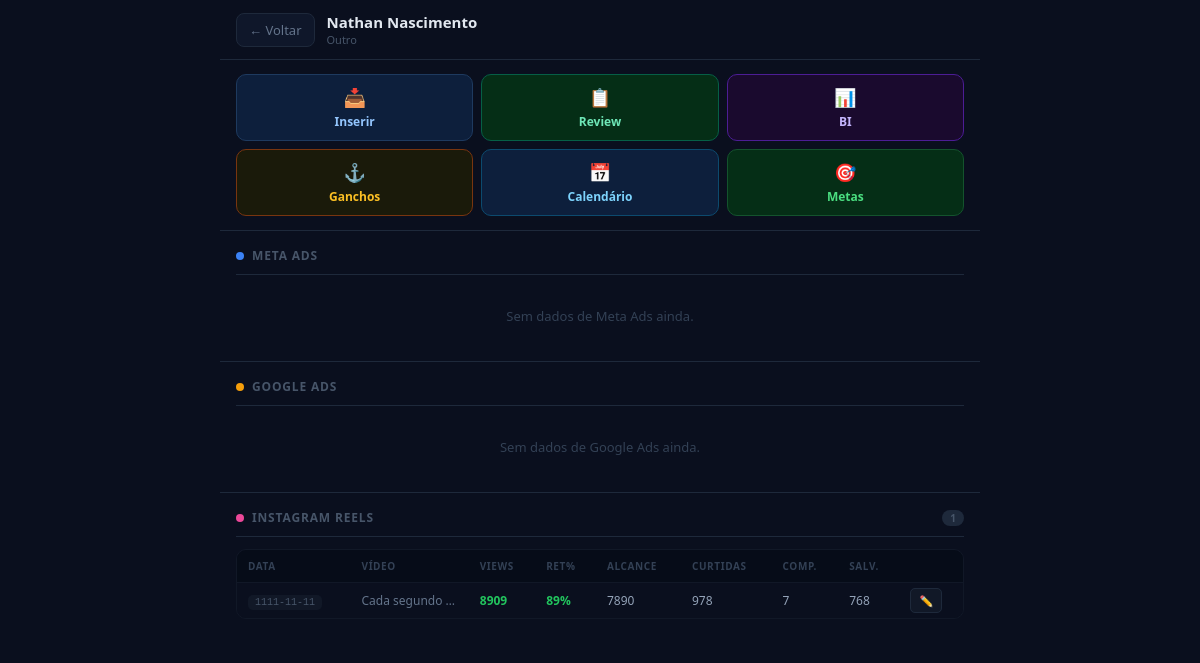
The page /cliente/1 (signed in) on the database its author committed.
### tables this page shows
CREATE TABLE clientes (id INTEGER PRIMARY KEY AUTOINCREMENT, nome VARCHAR(100), segmento VARCHAR(50), email VARCHAR(150));

CREATE TABLE metricas_reels (id INTEGER PRIMARY KEY AUTOINCREMENT, cliente_id INTEGER, data DATE, nome_video VARCHAR(100), views VARCHAR(10), retencao DECIMAL(5,2), alcance INTEGER, curtidas INTEGER, comentarios INTEGER, compartilhamentos INTEGER, salvamentos INTEGER);

### app.py (the view)
@app.route('/cliente/<int:id>')
def cliente(id):
    if not logado(): return redirect('/login')
    conn=sqlite3.connect('banco.db'); cur=conn.cursor()
    cur.execute('SELECT * FROM clientes WHERE id=?',(id,)); cliente=cur.fetchone()
    cur.execute('SELECT * FROM metricas_meta   WHERE cliente_id=? ORDER BY data DESC',(id,)); meta=cur.fetchall()
    cur.execute('SELECT * FROM metricas_google WHERE cliente_id=? ORDER BY data DESC',(id,)); google=cur.fetchall()
    cur.execute('SELECT * FROM metricas_reels  WHERE cliente_id=? ORDER BY data DESC',(id,)); reels=cur.fetchall()
    cur.execute('SELECT * FROM metas WHERE cliente_id=?',(id,)); metas=cur.fetchone()
    conn.close()
    return render_template('cliente.html',cliente=cliente,meta=meta,google=google,reels=reels,metas=metas)

### app.py (called while the page is built)
def logado(): return session.get('logado')

### templates/cliente.html (shortened to what this page needs)
<!DOCTYPE html>
<html lang="pt-br">
<head>
</head>
<body>
<div class="content-wrap">
<div class="topbar">
    <a class="btn-back" href="/">← Voltar</a>
    <div>
        <div class="topbar-title">{{ cliente[1] }}</div>
        <div class="topbar-seg">{{ cliente[2] }}</div>
    </div>
</div>
<div class="acoes">
    <a class="btn-acao btn-inserir" href="/inserir/{{ cliente[0] }}"><span>📥</span>Inserir</a>
    <a class="btn-acao btn-review" href="/review/{{ cliente[0] }}"><span>📋</span>Review</a>
    <a class="btn-acao btn-relatorio" href="/relatorio/{{ cliente[0] }}"><span>📊</span>BI</a>
    <a class="btn-acao btn-ganchos" href="/ganchos/{{ cliente[0] }}"><span>⚓</span>Ganchos</a>
    <a class="btn-acao btn-calendario" href="/calendario/{{ cliente[0] }}"><span>📅</span>Calendário</a>
    <a class="btn-acao btn-metas" href="/metas/{{ cliente[0] }}"><span>🎯</span>Metas</a>
</div>
<div class="section">
    <div class="section-header">
        <div class="section-dot dot-meta"></div>
        <span class="section-title">Meta Ads</span>
    </div>
    {% if meta %}
    <div class="table-scroll">
        <table>
            <thead><tr><th>Data</th><th>CPM</th><th>CPC</th><th>CTR%</th><th>ROAS</th><th>CPA</th><th>Freq</th><th>Conv</th><th></th></tr></thead>
            <tbody>
            {% for m in meta %}
            <tr>
                <td><span class="date-chip">{{ m[2] }}</span></td>
                <td>R${{ m[3] }}</td><td>R${{ m[4] }}</td>
                <td class="{% if m[5]|float>=2 %}v-bom{% elif m[5]|float>=1 %}v-ok{% else %}v-ruim{% endif %}">{{ m[5] }}%</td>
                <td class="{% if m[6]|float>=3 %}v-bom{% elif m[6]|float>=1.5 %}v-ok{% else %}v-ruim{% endif %}">{{ m[6] }}</td>
                <td>R${{ m[7] }}</td>
                <td class="{% if m[8]|float>3.5 %}v-ruim{% elif m[8]|float>2.5 %}v-ok{% else %}v-bom{% endif %}">{{ m[8] }}</td>
                <td class="v-bom">{{ m[9] }}</td>
                <td><a class="btn-ed" href="/editar/meta/{{ m[0] }}">✏️</a></td>
            </tr>
            {% endfor %}
            </tbody>
        </table>
    </div>
    {% else %}<p class="empty-section">Sem dados de Meta Ads ainda.</p>{% endif %}
</div>
<div class="section" style="border-top:1px solid #1e293b;">
    <div class="section-header">
        <div class="section-dot dot-google"></div>
        <span class="section-title">Google Ads</span>
    </div>
    {% if google %}
    <div class="table-scroll">
        <table>
            <thead><tr><th>Data</th><th>Imp.</th><th>CTR%</th><th>CPC</th><th>CPA</th><th>ROAS</th><th>Conv</th><th>Parc%</th><th></th></tr></thead>
            <tbody>
            {% for g in google %}
            <tr>
                <td><span class="date-chip">{{ g[2] }}</span></td>
                <td>{{ g[3] }}</td>
                <td class="{% if g[4]|float>=5 %}v-bom{% elif g[4]|float>=3 %}v-ok{% else %}v-ruim{% endif %}">{{ g[4] }}%</td>
                <td>R${{ g[5] }}</td><td>R${{ g[6] }}</td>
                <td class="{% if g[7]|float>=4 %}v-bom{% elif g[7]|float>=2 %}v-ok{% else %}v-ruim{% endif %}">{{ g[7] }}</td>
                <td class="v-bom">{{ g[8] }}</td>
                <td class="{% if g[9]|float>=70 %}v-bom{% elif g[9]|float>=50 %}v-ok{% else %}v-ruim{% endif %}">{{ g[9] }}%</td>
                <td><a class="btn-ed" href="/editar/google/{{ g[0] }}">✏️</a></td>
            </tr>
            {% endfor %}
            </tbody>
        </table>
    </div>
    {% else %}<p class="empty-section">Sem dados de Google Ads ainda.</p>{% endif %}
</div>
<div class="section" style="border-top:1px solid #1e293b;">
    <div class="section-header">
        <div class="section-dot dot-reels"></div>
        <span class="section-title">Instagram Reels</span>
        {% if reels %}<span class="section-count">{{ reels|length }}</span>{% endif %}
    </div>
    {% if reels %}
    <div class="table-scroll">
        <table>
            <thead><tr><th>Data</th><th>Vídeo</th><th>Views</th><th>Ret%</th><th>Alcance</th><th>Curtidas</th><th>Comp.</th><th>Salv.</th><th></th></tr></thead>
            <tbody>
            {% for r in reels %}
            <tr>
                <td><span class="date-chip">{{ r[2] }}</span></td>
                <td style="max-width:100px;overflow:hidden;text-overflow:ellipsis;color:#64748b;">{{ r[3] or '—' }}</td>
                <td class="v-bom">{{ r[4] }}</td>
                <td class="{% if r[5]|float>=40 %}v-bom{% elif r[5]|float>=25 %}v-ok{% else %}v-ruim{% endif %}">{{ r[5] }}%</td>
                <td>{{ r[6] }}</td><td>{{ r[7] }}</td><td>{{ r[9] }}</td><td>{{ r[10] }}</td>
                <td><a class="btn-ed" href="/editar/reels/{{ r[0] }}">✏️</a></td>
            </tr>
            {% endfor %}
            </tbody>
        </table>
    </div>
    {% else %}<p class="empty-section">Sem dados de Reels ainda.</p>{% endif %}
</div>
</div>
</body>
</html>

### templates/cliente.html (style rules this page uses)
* { box-sizing:border-box;margin:0;padding:0;-webkit-tap-highlight-color:transparent; }
body { font-family:'Segoe UI',system-ui,Arial,sans-serif;background:#0a0f1e;color:#e2e8f0;min-height:100vh;padding-bottom:24px; }
.topbar { position:sticky;top:0;z-index:50;background:#0a0f1e;border-bottom:1px solid #1e293b;padding:12px 16px;display:flex;align-items:center;gap:12px; }
.btn-back { padding:7px 12px;background:#0f172a;border:1px solid #1e293b;border-radius:8px;color:#64748b;text-decoration:none;font-size:13px; }
.topbar-title { font-size:15px;font-weight:700;flex:1;white-space:nowrap;overflow:hidden;text-overflow:ellipsis; }
.topbar-seg { font-size:11px;color:#475569; }
.acoes { display:grid;grid-template-columns:1fr 1fr;gap:8px;padding:14px 16px;border-bottom:1px solid #1e293b; }
.btn-acao { padding:10px 8px;border-radius:10px;text-decoration:none;font-size:12px;font-weight:600;border:1px solid transparent;cursor:pointer;text-align:center;display:flex;flex-direction:column;align-items:center;gap:4px;transition:all .15s; }
.btn-acao span { font-size:18px; }
.btn-inserir { background:#0d1f3c;color:#93c5fd;border-color:#1e3a5f; }
.btn-review { background:#052e16;color:#6ee7b7;border-color:#065f46; }
.btn-relatorio { background:#1a0a2e;color:#c4b5fd;border-color:#4c1d95; }
.btn-ganchos { background:#1a1a0a;color:#fbbf24;border-color:#78350f; }
.btn-calendario { background:#0d1f3c;color:#7dd3fc;border-color:#0c4a6e; }
.btn-metas { background:#052e16;color:#4ade80;border-color:#14532d; }
.section { padding:16px; }
.section-header { display:flex;align-items:center;gap:8px;margin-bottom:12px;padding-bottom:10px;border-bottom:1px solid #1e293b; }
.section-dot { width:8px;height:8px;border-radius:50%;flex-shrink:0; }
.dot-meta { background:#3b82f6; }
.dot-google { background:#f59e0b; }
.dot-reels { background:#ec4899; }
.section-title { font-size:12px;font-weight:700;text-transform:uppercase;letter-spacing:.07em;color:#475569; }
.section-count { background:#1e293b;color:#475569;border-radius:20px;padding:1px 8px;font-size:10px;font-weight:700;margin-left:auto; }
.table-scroll { overflow-x:auto;-webkit-overflow-scrolling:touch;border-radius:10px;border:1px solid #111827; }
table { width:100%;border-collapse:collapse;font-size:12px;min-width:480px; }
thead tr { background:#060c18; }
thead th { text-align:left;padding:9px 11px;color:#334155;font-size:10px;font-weight:700;text-transform:uppercase;letter-spacing:.06em;white-space:nowrap;border-bottom:1px solid #111827; }
tbody tr { background:#0a0f1e; }
td { padding:9px 11px;color:#94a3b8;white-space:nowrap;border-bottom:1px solid #0d1220; }
tbody tr:last-child td { border-bottom:none; }
.date-chip { background:#111827;color:#475569;border-radius:5px;padding:2px 7px;font-size:10px;font-family:monospace; }
.v-bom { color:#22c55e;font-weight:600; }
.btn-ed { padding:4px 8px;background:#111827;color:#475569;border-radius:5px;text-decoration:none;font-size:11px;border:1px solid #1e293b; }
.empty-section { color:#334155;font-size:13px;text-align:center;padding:20px 0; }
@media (min-width:641px) { .acoes { grid-template-columns:repeat(3,1fr); } }
@media (min-width:641px) { .content-wrap { max-width:760px;margin:0 auto; } }

### rows shown on the page
clientes: nome "Nathan Nascimento", segmento "Outro"
metricas_reels: data "1111-11-11", nome_video "Cada segundo…", views "8909", retencao "89", alcance "7890", curtidas "978", compartilhamentos "7", salvamentos "768"

### other values the page prints
{{ reels|length }} "1"
